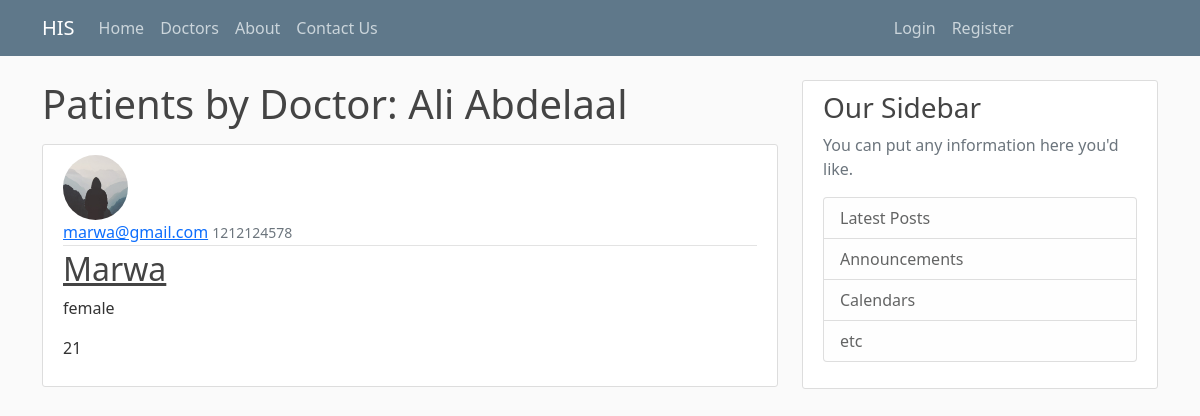
The page /doctor/Ali Abdelaal on the database its author committed.
### his/models.py (models this page shows, shortened)
class Doctor(db.Model, UserMixin):
    id = db.Column(db.Integer, primary_key=True)
    username = db.Column(db.String(20), unique=True, nullable=False)
    email = db.Column(db.String(120), unique=True, nullable=False)
    image_file = db.Column(db.String(20), nullable=False, default='default.jpg')
    password = db.Column(db.String(60), nullable=False)
    mobile_number = db.Column(db.Integer, nullable=False)
    gender = db.Column(db.String(6), nullable=False)
    age = db.Column(db.Integer, nullable=False)
    patients = db.relationship('Patient', backref='author', lazy=True)

class Patient(db.Model):
    id = db.Column(db.Integer, primary_key=True)
    username = db.Column(db.String(20), unique=True, nullable=False)
    email = db.Column(db.String(120), unique=True, nullable=False)
    image_file = db.Column(db.String(20), nullable=False, default='default.jpg')
    password = db.Column(db.String(60), nullable=False)
    mobile_number = db.Column(db.Integer, nullable=False)
    gender = db.Column(db.String(10), nullable=False)
    age = db.Column(db.Integer, nullable=False)
    doctor_id = db.Column(db.Integer, db.ForeignKey('doctor.id'), nullable=False)

### his/routes.py (the view)
@app.route("/doctor/<string:username>")
def doctor_patients(username):
    doctor = Doctor.query.filter_by(username=username).first_or_404()
    patients = Patient.query.filter_by(author=doctor)
    return render_template('doctor_patients.html', patients=patients, doctor=doctor)

### his/templates/doctor_patients.html
{% extends "layout.html" %}
{% block content %}
    <h1 class="mb-3">Patients by Doctor: {{ doctor.username }}</h1>
    {% for patient in patients %}
        <article class="media content-section">
          <img class="rounded-circle article-img" src="{{ url_for('static', filename='profile_pics/' + patient.image_file) }}">
          <div class="media-body">
            <div class="article-metadata">
              <a class="mr-2">{{ patient.email }}</a>
              <small class="text-muted">{{ patient.mobile_number }}</small>
            </div>
            <h2><a class="article-title" href="#">{{ patient.username }}</a></h2>
            <p class="article-content">{{ patient.gender }}</p>
            <p class="article-content">{{ patient.age }}</p>
          </div>
        </article>
    {% endfor %}
{% endblock content %}

### his/static/main.css (style rules this page uses)
body { background: #fafafa; color: #333333; margin-top: 5rem; }
h1, h2, h3, h4, h5, h6 { color: #444444; }
.content-section { background: #ffffff; padding: 10px 20px; border: 1px solid #dddddd; border-radius: 3px; margin-bottom: 20px; }
.article-title { color: #444444; }
.article-content { white-space: pre-line; }
.article-img { height: 65px; width: 65px; margin-right: 16px; }
.article-metadata { padding-bottom: 1px; margin-bottom: 4px; border-bottom: 1px solid #e3e3e3 }

### rows shown on the page
Doctor: username "Ali Abdelaal"
Patient: image_file (placeholder picture), email "marwa@gmail.com", mobile_number "1212124578", username "Marwa", gender "female", age "21"
